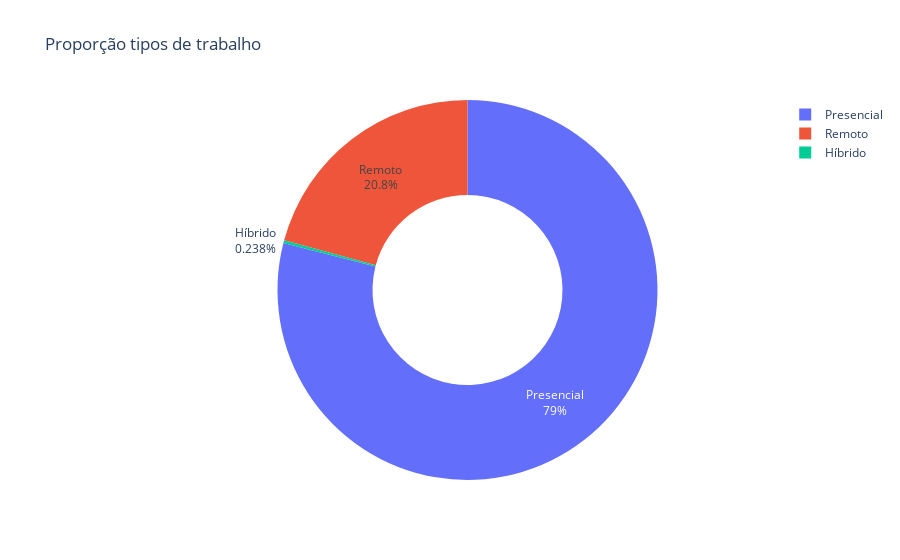

The cell this chart's notebook holds for it:
### Code cell
# gráfico rosca por trabalho remoto 

remoto_contagem = df_limpo['remoto'].value_counts().reset_index()
remoto_contagem.columns = ['Tipo_Trabalho', 'Quantidade']
fig = px.pie(remoto_contagem, 
             names='Tipo_Trabalho',
             values='Quantidade',
             title='Proporção tipos de trabalho',
             hole=0.5)
fig.update_traces(textinfo='percent+label')
fig.show()

### Figure 1 — Plotly figure (JSON) as saved in the notebook; plotly's stock layout.template omitted (floating-point values rounded to 4 significant figures)
{"data": [{"domain": {"x": [0, 1], "y": [0, 1]}, "hole": 0.5, "hovertemplate": "Tipo_Trabalho=%{label}<br>Quantidade=%{value}<extra></extra>", "labels": ["Presencial", "Remoto", "Híbrido"], "legendgroup": "", "name": "", "showlegend": true, "textinfo": "percent+label", "type": "pie", "values": [105305, 27716, 318]}], "layout": {"legend": {"tracegroupgap": 0}, "title": {"text": "Proporção tipos de trabalho"}}}
